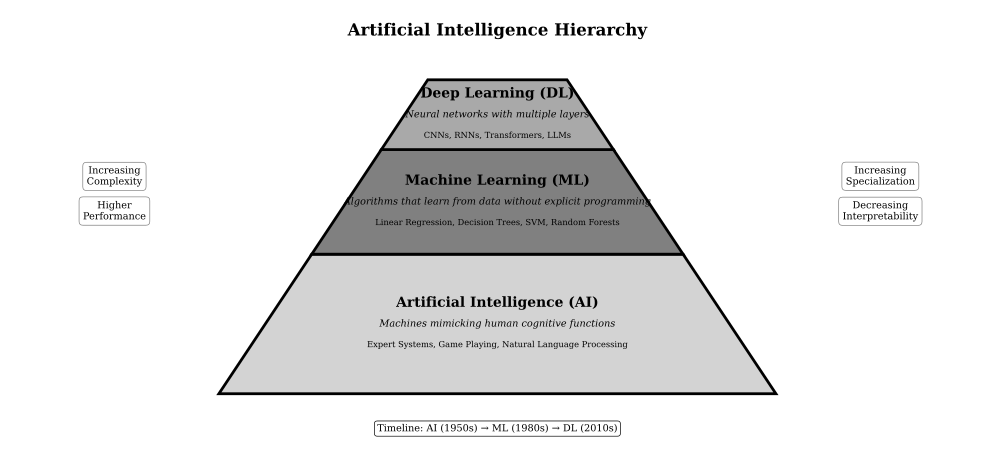

Generate this figure with Python:
"""
Machine Learning Hierarchy Pyramid
Visualization of AI/ML/DL conceptual hierarchy

Required libraries: matplotlib, numpy
Output: ml_hierarchy.pdf
"""

import matplotlib.pyplot as plt
import matplotlib.patches as mpatches
from matplotlib.patches import Polygon
from pathlib import Path

# Chart metadata for QuantLet integration
CHART_METADATA = {
    'title': 'Machine Learning Hierarchy Pyramid',
    'url': 'https://github.com/Digital-AI-Finance/DigitalFinance_3/tree/main/charts/module_03_ai_ml/ml_hierarchy'
}

def create_ml_hierarchy():
    """Create a pyramid visualization of AI/ML/DL hierarchy"""

    # Set style for academic publication
    plt.rcParams['font.family'] = 'serif'
    plt.rcParams['font.size'] = 8
    plt.rcParams['axes.linewidth'] = 0.5

    fig, ax = plt.subplots(figsize=(10, 7))

    # Pyramid layers (from bottom to top)
    layers = [
        {
            'name': 'Artificial Intelligence (AI)',
            'description': 'Machines mimicking human cognitive functions',
            'examples': 'Expert Systems, Game Playing, Natural Language Processing',
            'y_bottom': 0,
            'y_top': 2,
            'color': 'lightgray'
        },
        {
            'name': 'Machine Learning (ML)',
            'description': 'Algorithms that learn from data without explicit programming',
            'examples': 'Linear Regression, Decision Trees, SVM, Random Forests',
            'y_bottom': 2,
            'y_top': 3.5,
            'color': 'gray'
        },
        {
            'name': 'Deep Learning (DL)',
            'description': 'Neural networks with multiple layers',
            'examples': 'CNNs, RNNs, Transformers, LLMs',
            'y_bottom': 3.5,
            'y_top': 4.5,
            'color': 'darkgray'
        }
    ]

    # Calculate pyramid coordinates
    pyramid_base = 8
    pyramid_top = 2

    for i, layer in enumerate(layers):
        y_bottom = layer['y_bottom']
        y_top = layer['y_top']

        # Calculate width at this height
        # Linear interpolation from base to top
        total_height = 4.5
        width_bottom = pyramid_base - (pyramid_base - pyramid_top) * (y_bottom / total_height)
        width_top = pyramid_base - (pyramid_base - pyramid_top) * (y_top / total_height)

        # Create trapezoid
        vertices = [
            [-width_bottom/2, y_bottom],
            [width_bottom/2, y_bottom],
            [width_top/2, y_top],
            [-width_top/2, y_top]
        ]

        polygon = Polygon(vertices,
                         closed=True,
                         facecolor=layer['color'],
                         edgecolor='black',
                         linewidth=2)
        ax.add_patch(polygon)

        # Add text
        y_center = (y_bottom + y_top) / 2

        # Layer name
        ax.text(0, y_center + 0.3, layer['name'],
               ha='center', va='center',
               fontsize=10, fontweight='bold')

        # Description
        ax.text(0, y_center, layer['description'],
               ha='center', va='center',
               fontsize=7, style='italic')

        # Examples
        ax.text(0, y_center - 0.3, layer['examples'],
               ha='center', va='center',
               fontsize=6)

    # Add arrows showing relationship
    arrow_props = dict(arrowstyle='->', lw=1.5, color='black')

    # Add side annotations
    annotations = [
        (5.5, 3.0, 'Increasing\nSpecialization'),
        (5.5, 2.5, 'Decreasing\nInterpretability'),
        (-5.5, 3.0, 'Increasing\nComplexity'),
        (-5.5, 2.5, 'Higher\nPerformance')
    ]

    for x, y, text in annotations:
        ax.annotate(text,
                   xy=(0, y), xytext=(x, y),
                   fontsize=7, ha='center',
                   bbox=dict(boxstyle='round,pad=0.4',
                           facecolor='white',
                           edgecolor='gray',
                           linewidth=0.5))

    # Title
    ax.text(0, 5.2, 'Artificial Intelligence Hierarchy',
           ha='center', va='center',
           fontsize=12, fontweight='bold')

    # Add timeline at bottom
    timeline_text = 'Timeline: AI (1950s) → ML (1980s) → DL (2010s)'
    ax.text(0, -0.5, timeline_text,
           ha='center', va='center',
           fontsize=7,
           bbox=dict(boxstyle='round,pad=0.3',
                    facecolor='white',
                    edgecolor='black',
                    linewidth=0.5))

    # Set axis properties
    ax.set_xlim(-7, 7)
    ax.set_ylim(-1, 5.5)
    ax.set_aspect('equal')
    ax.axis('off')

    plt.tight_layout()

    # Save as PDF
    output_path = Path(__file__).parent / 'ml_hierarchy.pdf'
    plt.savefig(output_path, format='pdf', dpi=300, bbox_inches='tight')
    print(f"Chart saved to: {output_path}")

    plt.close()

if __name__ == '__main__':
    create_ml_hierarchy()
